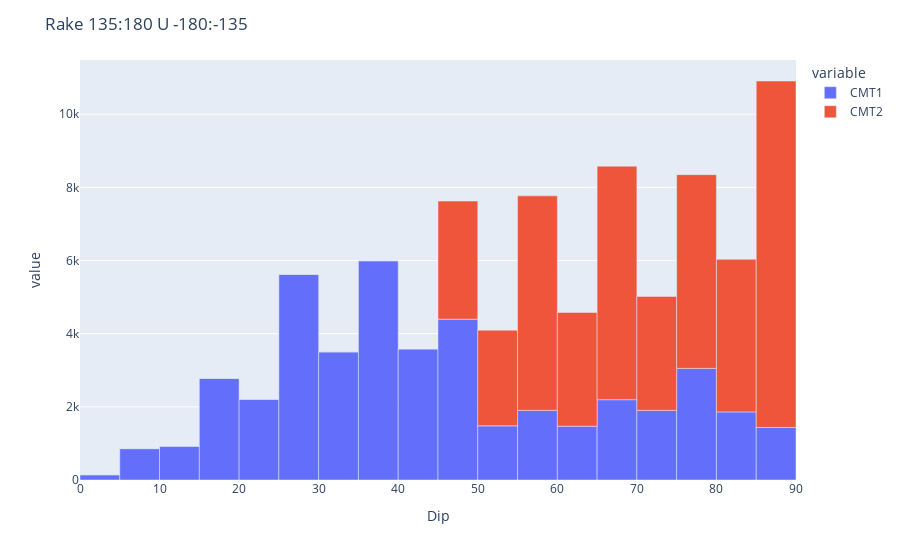

Notebook code for this chart:
### Code cell
fig = px.bar(x = x, y = [conteggio_ss_21, conteggio_ss_22])#, labels={"wide_variable_0": "CMT1"})
             
fig.data[0].name = "CMT1"
fig.data[1].name = "CMT2"

fig.update_layout(title_text='Rake 135:180 U -180:-135')

fig.update_layout(
    xaxis=dict(
        title='Dip'#,
        #titlefont_size=16,
        #tickfont_size=14,
    ),
    #barmode='group',
    bargap=0, # gap between bars of adjacent location coordinates.
    #bargroupgap=0.1 # gap between bars of the same location coordinate.
)


fig.show()

### Figure 1 — Plotly figure (JSON) as saved in the notebook; plotly's stock layout.template omitted (floating-point values rounded to 4 significant figures)
{"data": [{"alignmentgroup": "True", "hovertemplate": "variable=wide_variable_0<br>x=%{x}<br>value=%{y}<extra></extra>", "legendgroup": "wide_variable_0", "marker": {"color": "#636efa", "pattern": {"shape": ""}}, "name": "CMT1", "offsetgroup": "wide_variable_0", "orientation": "v", "showlegend": true, "textposition": "auto", "type": "bar", "x": [2.5, 7.5, 12.5, 17.5, 22.5, 27.5, 32.5, 37.5, 42.5, 47.5, 52.5, 57.5, 62.5, 67.5, 72.5, 77.5, 82.5, 87.5], "xaxis": "x", "y": [144, 858, 926, 2779, 2207, 5622, 3504, 5994, 3584, 4396, 1480, 1903, 1471, 2195, 1903, 3051, 1861, 1436], "yaxis": "y"}, {"alignmentgroup": "True", "hovertemplate": "variable=wide_variable_1<br>x=%{x}<br>value=%{y}<extra></extra>", "legendgroup": "wide_variable_1", "marker": {"color": "#EF553B", "pattern": {"shape": ""}}, "name": "CMT2", "offsetgroup": "wide_variable_1", "orientation": "v", "showlegend": true, "textposition": "auto", "type": "bar", "x": [2.5, 7.5, 12.5, 17.5, 22.5, 27.5, 32.5, 37.5, 42.5, 47.5, 52.5, 57.5, 62.5, 67.5, 72.5, 77.5, 82.5, 87.5], "xaxis": "x", "y": [0, 0, 0, 0, 0, 0, 0, 0, 0, 3230, 2616, 5864, 3108, 6385, 3115, 5296, 4171, 9471], "yaxis": "y"}], "layout": {"bargap": 0, "barmode": "relative", "legend": {"title": {"text": "variable"}, "tracegroupgap": 0}, "margin": {"t": 60}, "title": {"text": "Rake 135:180 U -180:-135"}, "xaxis": {"anchor": "y", "domain": [0, 1], "title": {"text": "Dip"}}, "yaxis": {"anchor": "x", "domain": [0, 1], "title": {"text": "value"}}}}
